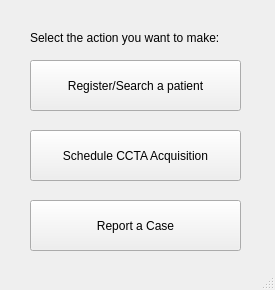
<?xml version="1.0" encoding="UTF-8"?>
<ui version="4.0">
 <class>MainWindow</class>
 <widget class="QMainWindow" name="MainWindow">
  <property name="geometry">
   <rect>
    <x>0</x>
    <y>0</y>
    <width>275</width>
    <height>290</height>
   </rect>
  </property>
  <property name="windowTitle">
   <string>MainWindow</string>
  </property>
  <widget class="QWidget" name="centralwidget">
   <widget class="QLabel" name="label">
    <property name="geometry">
     <rect>
      <x>30</x>
      <y>30</y>
      <width>291</width>
      <height>16</height>
     </rect>
    </property>
    <property name="text">
     <string>Select the action you want to make:</string>
    </property>
   </widget>
   <widget class="QPushButton" name="acquire">
    <property name="geometry">
     <rect>
      <x>30</x>
      <y>130</y>
      <width>211</width>
      <height>51</height>
     </rect>
    </property>
    <property name="text">
     <string>Schedule CCTA Acquisition</string>
    </property>
   </widget>
   <widget class="QPushButton" name="generate">
    <property name="geometry">
     <rect>
      <x>30</x>
      <y>60</y>
      <width>211</width>
      <height>51</height>
     </rect>
    </property>
    <property name="text">
     <string>Register/Search a patient</string>
    </property>
   </widget>
   <widget class="QPushButton" name="report">
    <property name="geometry">
     <rect>
      <x>30</x>
      <y>200</y>
      <width>211</width>
      <height>51</height>
     </rect>
    </property>
    <property name="text">
     <string>Report a Case</string>
    </property>
   </widget>
  </widget>
  <widget class="QStatusBar" name="statusbar"/>
 </widget>
 <resources/>
 <connections/>
</ui>
